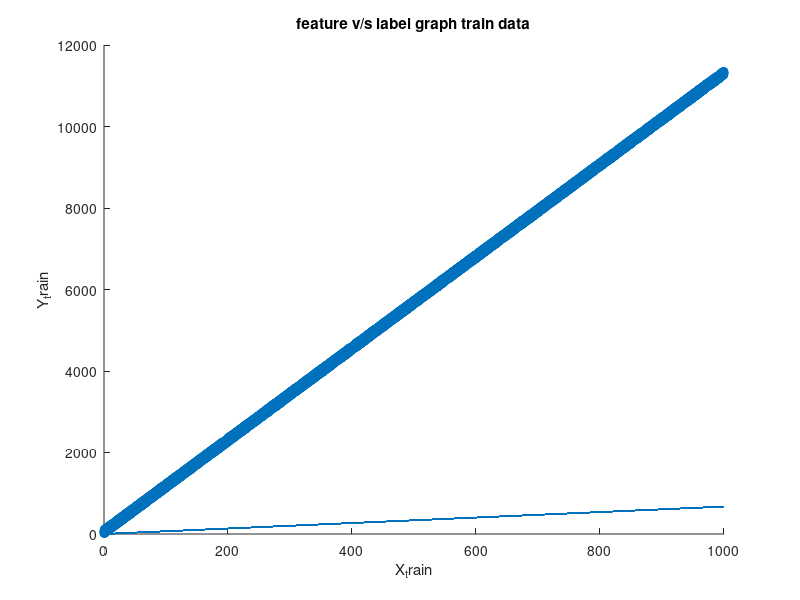
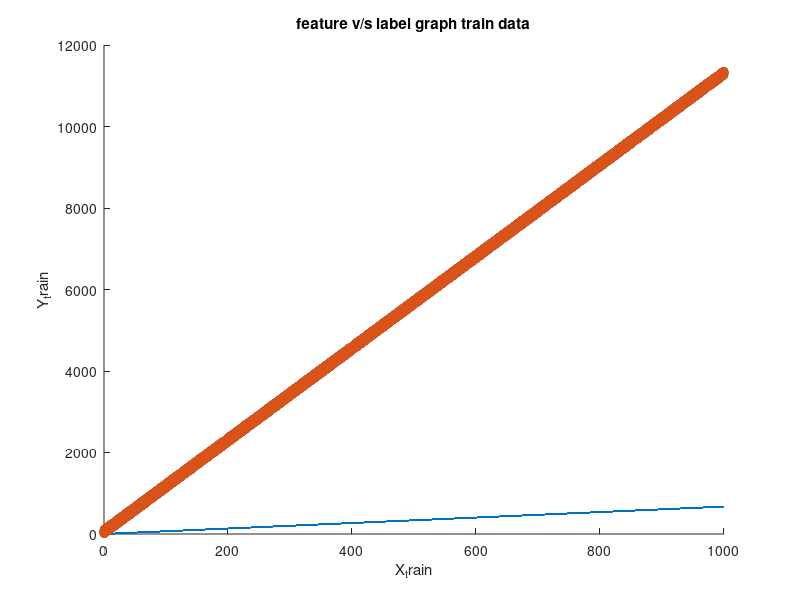
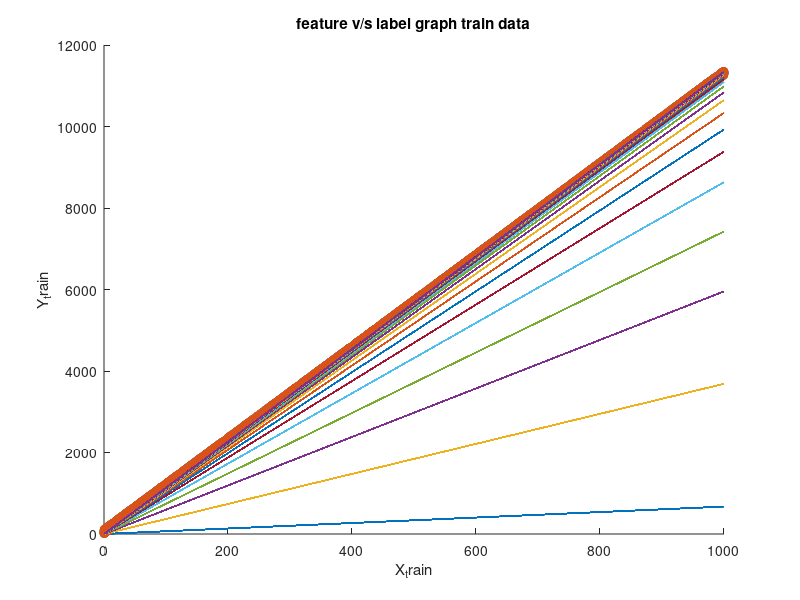

Here is the MATLAB script that generated these plots, in order:
inpfile1=dlmread('train.csv',',',1,0);
X_train=inpfile1(:,1);
Y_train=inpfile1(:,2);
onesvector=(ones(1,10000))';
newX_train=[onesvector,X_train];

w=rand(2,1);

hold on;

scatter(X_train, Y_train);
xlabel ("X_train");
ylabel ("Y_train");
title ("feature v/s label graph train data");
plot(X_train,((w')*newX_train'))
print -dpdf "fig11.pdf";
close

w_direct=(inv((newX_train'*newX_train)))*(newX_train')*Y_train;

hold on;
scatter(X_train,Y_train);
plot(X_train,(w_direct')*(newX_train'));
print -dpdf "fig22.pdf";
close;
eta=0.00000001

xp=[]
yp=[]
count=1;
hold on;
for j=1:10000
  x=inpfile1(j,1)
  y=inpfile1(j,2)
  xdash=[1;x]
  p=w-eta*((w')*xdash-y)*xdash

  if(mod(j,100) == 0)
    #xp=[xp,x]
    #new=[(w')*xdash]
    #yp=[yp,new]
    count=count+1;
    plot(X_train,(p')*(newX_train'));
   
    
  endif
  w=p
endfor
print -dpdf "fig33.pdf";

#plot(xp,yp)


scatter(X_train, Y_train);
plot(X_train,((w')*newX_train'))
#print -dpdf "fig44.pdf";
#print -dpdf "fig55.pdf";

inpfile2=dlmread('test.csv',',',1,0);
X_test=inpfile2(:,1)
Y_test=inpfile2(:,2)
onesvector=(ones(1,10500))'
newX_test=[onesvector,X_test]
y_pred1=newX_test*w
(y_pred1-Y_test)
(y_pred1-Y_test)*2

#RMSE=sqrt(M1);
#print -dpdf "fig66.pdf";

y_pred2=newX_test*w_direct
(y_pred2-Y_test)
(y_pred2-Y_test)*2
M1=mean((y_pred1-Y_test).^2)
M2=mean((y_pred2-Y_test).^2)
RMSE1=sqrt(M1)
RMSE2=sqrt(M2)
m3=count;
#print -dpdf "fig77.pdf";
